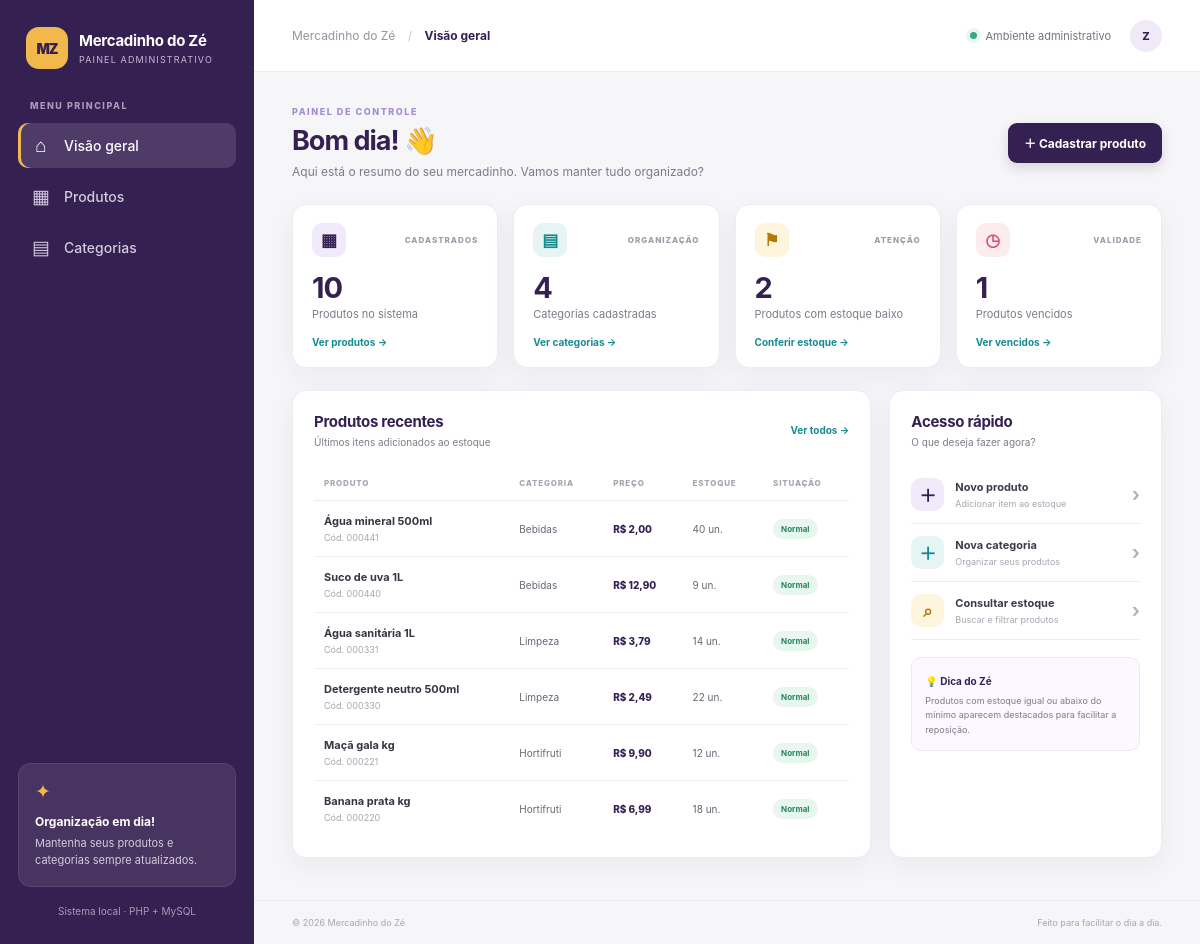
The page / on the database its author committed.
### tables this page shows
CREATE TABLE IF NOT EXISTS produtos (
    id INT AUTO_INCREMENT PRIMARY KEY,
    codigo VARCHAR(30) NOT NULL UNIQUE,
    nome VARCHAR(120) NOT NULL,
    descricao TEXT NULL,
    categoria_id INT NOT NULL,
    preco DECIMAL(10,2) NOT NULL,
    estoque INT NOT NULL DEFAULT 0,
    estoque_minimo INT NOT NULL DEFAULT 0,
    validade DATE NULL,
    CONSTRAINT fk_produtos_categorias FOREIGN KEY (categoria_id)
        REFERENCES categorias(id) ON DELETE RESTRICT ON UPDATE CASCADE,
    CONSTRAINT chk_preco_positivo CHECK (preco > 0),
    CONSTRAINT chk_estoque_nao_negativo CHECK (estoque >= 0),
    CONSTRAINT chk_estoque_min_nao_negativo CHECK (estoque_minimo >= 0)
);

CREATE TABLE IF NOT EXISTS categorias (
    id INT AUTO_INCREMENT PRIMARY KEY,
    nome VARCHAR(80) NOT NULL UNIQUE,
    descricao VARCHAR(255) NULL
);

### includes/functions.php (called while the page is built, shortened)
<?php
function e($valor): string {
    return htmlspecialchars((string)($valor ?? ''), ENT_QUOTES, 'UTF-8');
}
function dinheiro($valor): string {
    return 'R$ ' . number_format((float)$valor, 2, ',', '.');
}

### index.php (the view)
<?php
require_once __DIR__ . '/config/database.php';
$tituloPagina = 'Visão geral'; $base = '';
$totalProdutos = (int)$pdo->query('SELECT COUNT(*) FROM produtos')->fetchColumn();
$totalCategorias = (int)$pdo->query('SELECT COUNT(*) FROM categorias')->fetchColumn();
$baixoEstoque = (int)$pdo->query('SELECT COUNT(*) FROM produtos WHERE estoque <= estoque_minimo')->fetchColumn();
$vencidos = (int)$pdo->query('SELECT COUNT(*) FROM produtos WHERE validade IS NOT NULL AND validade < CURDATE()')->fetchColumn();
$recentes = $pdo->query('SELECT p.id,p.codigo,p.nome,p.preco,p.estoque,p.estoque_minimo,c.nome AS categoria FROM produtos p JOIN categorias c ON c.id=p.categoria_id ORDER BY p.id DESC LIMIT 6')->fetchAll();
require __DIR__ . '/includes/header.php';
?>
<div class="welcome-row"><div><div class="eyebrow">PAINEL DE CONTROLE</div><h1>Bom dia! 👋</h1><p class="muted">Aqui está o resumo do seu mercadinho. Vamos manter tudo organizado?</p></div><a class="btn btn-primary" href="produtos/form.php">＋ Cadastrar produto</a></div>
<div class="stats-grid">
    <article class="stat-card"><div class="stat-top"><span class="stat-icon purple">▦</span><span class="stat-label">CADASTRADOS</span></div><strong><?= $totalProdutos ?></strong><p>Produtos no sistema</p><a href="produtos/index.php">Ver produtos →</a></article>
    <article class="stat-card"><div class="stat-top"><span class="stat-icon teal">▤</span><span class="stat-label">ORGANIZAÇÃO</span></div><strong><?= $totalCategorias ?></strong><p>Categorias cadastradas</p><a href="categorias/index.php">Ver categorias →</a></article>
    <article class="stat-card"><div class="stat-top"><span class="stat-icon yellow">⚑</span><span class="stat-label">ATENÇÃO</span></div><strong><?= $baixoEstoque ?></strong><p>Produtos com estoque baixo</p><a href="produtos/index.php?estoque=baixo">Conferir estoque →</a></article>
    <article class="stat-card"><div class="stat-top"><span class="stat-icon pink">◷</span><span class="stat-label">VALIDADE</span></div><strong><?= $vencidos ?></strong><p>Produtos vencidos</p><a href="produtos/index.php?validade=vencida">Ver vencidos →</a></article>
</div>
<div class="content-grid">
    <section class="panel recent-panel"><div class="panel-heading"><div><h2>Produtos recentes</h2><p>Últimos itens adicionados ao estoque</p></div><a class="text-link" href="produtos/index.php">Ver todos →</a></div>
    <?php if (!$recentes): ?><div class="empty-state"><span>▦</span><strong>Nenhum produto cadastrado</strong><p>Comece adicionando o primeiro item ao seu mercadinho.</p><a class="btn btn-primary" href="produtos/form.php">Cadastrar produto</a></div><?php else: ?>
    <div class="table-wrap"><table><thead><tr><th>PRODUTO</th><th>CATEGORIA</th><th>PREÇO</th><th>ESTOQUE</th><th>SITUAÇÃO</th></tr></thead><tbody>
    <?php foreach ($recentes as $p): $baixo = (int)$p['estoque'] <= (int)$p['estoque_minimo']; ?><tr><td><strong><?= e($p['nome']) ?></strong><small class="cell-sub">Cód. <?= e($p['codigo']) ?></small></td><td><?= e($p['categoria']) ?></td><td class="price"><?= dinheiro($p['preco']) ?></td><td><?= (int)$p['estoque'] ?> un.</td><td><span class="pill <?= $baixo ? 'pill-warning' : 'pill-success' ?>"><?= $baixo ? 'Estoque baixo' : 'Normal' ?></span></td></tr><?php endforeach; ?>
    </tbody></table></div><?php endif; ?></section>
    <aside class="panel quick-panel"><div class="panel-heading"><div><h2>Acesso rápido</h2><p>O que deseja fazer agora?</p></div></div><a class="quick-action" href="produtos/form.php"><span class="quick-icon purple">＋</span><span><strong>Novo produto</strong><small>Adicionar item ao estoque</small></span><b>›</b></a><a class="quick-action" href="categorias/form.php"><span class="quick-icon teal">＋</span><span><strong>Nova categoria</strong><small>Organizar seus produtos</small></span><b>›</b></a><a class="quick-action" href="produtos/index.php"><span class="quick-icon yellow">⌕</span><span><strong>Consultar estoque</strong><small>Buscar e filtrar produtos</small></span><b>›</b></a><div class="tip-box"><strong>💡 Dica do Zé</strong><p>Produtos com estoque igual ou abaixo do mínimo aparecem destacados para facilitar a reposição.</p></div></aside>
</div>
<?php require __DIR__ . '/includes/footer.php'; ?>

### includes/header.php (shortened to what this page needs)
<?php
require_once __DIR__ . '/functions.php';
$paginaAtual = basename($_SERVER['PHP_SELF']);
$tituloPagina = $tituloPagina ?? 'Visão geral';
?>
<!DOCTYPE html>
<html lang="pt-BR">
<head>
    <link rel="stylesheet" href="<?= $base ?? '' ?>assets/style.css">
</head>
<body>
<div class="app-shell">
    <aside class="sidebar" id="sidebar">
        <a class="brand" href="<?= $base ?? '' ?>index.php">
            <span class="brand-mark">MZ</span>
            <span><strong>Mercadinho do Zé</strong><small>PAINEL ADMINISTRATIVO</small></span>
        </a>
        <div class="nav-caption">MENU PRINCIPAL</div>
        <nav class="main-nav">
            <a class="nav-link <?= $paginaAtual === 'index.php' ? 'active' : '' ?>" href="<?= $base ?? '' ?>index.php"><span>⌂</span> Visão geral</a>
            <a class="nav-link <?= str_contains($_SERVER['PHP_SELF'], '/produtos/') ? 'active' : '' ?>" href="<?= $base ?? '' ?>produtos/index.php"><span>▦</span> Produtos</a>
            <a class="nav-link <?= str_contains($_SERVER['PHP_SELF'], '/categorias/') ? 'active' : '' ?>" href="<?= $base ?? '' ?>categorias/index.php"><span>▤</span> Categorias</a>
        </nav>
        <div class="sidebar-bottom">
            <div class="help-card"><span class="help-icon">✦</span><strong>Organização em dia!</strong><p>Mantenha seus produtos e categorias sempre atualizados.</p></div>
            <div class="sidebar-foot">Sistema local · PHP + MySQL</div>
        </div>
    </aside>
    <main class="main-area">
        <header class="topbar">
            <div class="breadcrumb">Mercadinho do Zé <span>/</span> <strong><?= e($tituloPagina) ?></strong></div>
            <div class="topbar-right"><span class="status-dot"></span><span>Ambiente administrativo</span><div class="avatar">Z</div></div>
        </header>
        <section class="page-content">

### includes/footer.php (shortened to what this page needs)
        </section>
        <footer class="footer">© <?= date('Y') ?> Mercadinho do Zé <span>Feito para facilitar o dia a dia.</span></footer>
    </main>
</div>
</body>
</html>

### rows shown on the page
produtos: nome "Água mineral 500ml", codigo "000441", categoria.nome "Bebidas", preco "R$ 2,00", estoque "40", estoque_minimo "Normal"
produtos: nome "Suco de uva 1L", codigo "000440", categoria.nome "Bebidas", preco "R$ 12,90", estoque "9", estoque_minimo "Normal"
produtos: nome "Água sanitária 1L", codigo "000331", categoria.nome "Limpeza", preco "R$ 3,79", estoque "14", estoque_minimo "Normal"
produtos: nome "Detergente neutro 500ml", codigo "000330", categoria.nome "Limpeza", preco "R$ 2,49", estoque "22", estoque_minimo "Normal"
produtos: nome "Maçã gala kg", codigo "000221", categoria.nome "Hortifruti", preco "R$ 9,90", estoque "12", estoque_minimo "Normal"
produtos: nome "Banana prata kg", codigo "000220", categoria.nome "Hortifruti", preco "R$ 6,99", estoque "18", estoque_minimo "Normal"

### other values the page prints
$tituloPagina "Visão geral"
$totalProdutos "10"
$totalCategorias "4"
$baixoEstoque "2"
$vencidos "1"
